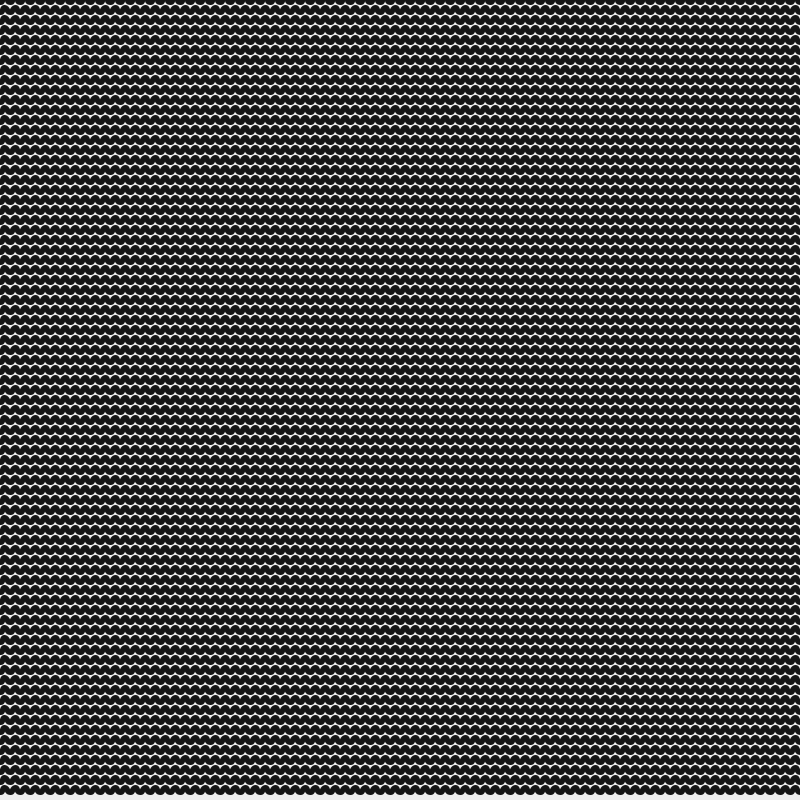
Frame 1 (no input)
Frame 60 (the mouse pressed at the canvas centre just before this capture): identical to frame 1, image omitted
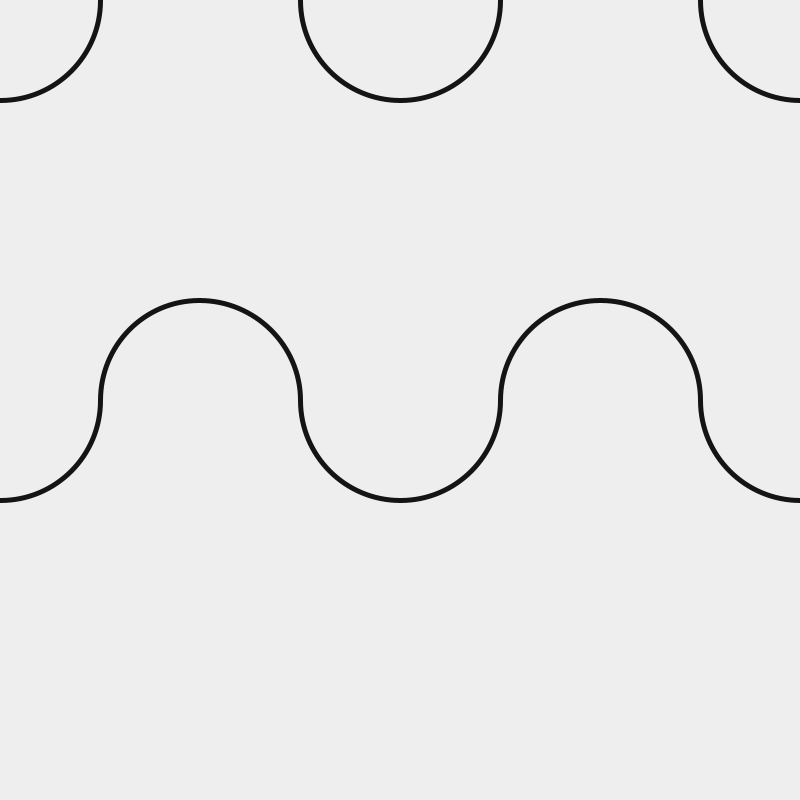
Frame 120 (the mouse held since frame 60 and released just before this capture)

The Processing sketch that drew these frames (run headless with seeded random() and noise(); from frame 60 on, the mouse is pressed at the canvas centre):

// Processing sketch: onda_2
// ── onda_2.pde
  
  float sw, alpha;
  float yStep=10;
  float arcSize=400;
  
  void setup() {
      size(800,800);

    
}

void draw() {
    background(#eeeeee);

    mouseX=constrain(mouseX, 10, width);
    mouseY=constrain(mouseY, 10, height);

yStep=mouseY;
arcSize=mouseX;
    noFill();
    stroke(20);
    strokeWeight(5);

    //float arCl=map(mouseX,0,width,0,TWO_PI);
    for (int y = 0;  y<height; y+=yStep) {
        for (int x = 0; x<width+arcSize; x+=arcSize) {
            arc(x,y,arcSize/2,arcSize/2,0,PI);
            arc(x+arcSize/2,y,arcSize/2,arcSize/2,PI,TWO_PI);
        }
    }
}
